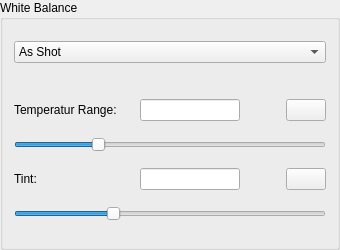
                  <widget class="QGroupBox" name="groupBox_7">
                   <property name="minimumSize">
                    <size>
                     <width>0</width>
                     <height>250</height>
                    </size>
                   </property>
                   <property name="maximumSize">
                    <size>
                     <width>16777215</width>
                     <height>250</height>
                    </size>
                   </property>
                   <property name="title">
                    <string>White Balance</string>
                   </property>
                   <layout class="QHBoxLayout" name="horizontalLayout_8">
                    <item>
                     <layout class="QVBoxLayout" name="verticalLayout_10">
                      <item>
                       <widget class="QComboBox" name="CB_WhiteBalance">
                        <property name="currentIndex">
                         <number>2</number>
                        </property>
                        <item>
                         <property name="text">
                          <string>Automatic</string>
                         </property>
                        </item>
                        <item>
                         <property name="text">
                          <string>Manually</string>
                         </property>
                        </item>
                        <item>
                         <property name="text">
                          <string>As Shot</string>
                         </property>
                        </item>
                       </widget>
                      </item>
                      <item>
                       <spacer name="verticalSpacer">
                        <property name="orientation">
                         <enum>Qt::Vertical</enum>
                        </property>
                        <property name="sizeType">
                         <enum>QSizePolicy::Fixed</enum>
                        </property>
                        <property name="sizeHint" stdset="0">
                         <size>
                          <width>20</width>
                          <height>20</height>
                         </size>
                        </property>
                       </spacer>
                      </item>
                      <item>
                       <layout class="QHBoxLayout" name="horizontalLayout_9">
                        <item>
                         <widget class="QLabel" name="L_TemperaturRange">
                          <property name="minimumSize">
                           <size>
                            <width>120</width>
                            <height>0</height>
                           </size>
                          </property>
                          <property name="maximumSize">
                           <size>
                            <width>120</width>
                            <height>16777215</height>
                           </size>
                          </property>
                          <property name="text">
                           <string>Temperatur Range:</string>
                          </property>
                         </widget>
                        </item>
                        <item>
                         <widget class="QLineEdit" name="LE_TemperaturRange">
                          <property name="maximumSize">
                           <size>
                            <width>100</width>
                            <height>16777215</height>
                           </size>
                          </property>
                         </widget>
                        </item>
                        <item>
                         <spacer name="horizontalSpacer_6">
                          <property name="orientation">
                           <enum>Qt::Horizontal</enum>
                          </property>
                          <property name="sizeHint" stdset="0">
                           <size>
                            <width>40</width>
                            <height>20</height>
                           </size>
                          </property>
                         </spacer>
                        </item>
                        <item>
                         <widget class="QPushButton" name="B_TemperaturRangeOrig">
                          <property name="maximumSize">
                           <size>
                            <width>50</width>
                            <height>16777215</height>
                           </size>
                          </property>
                          <property name="text">
                           <string/>
                          </property>
                          <property name="icon">
                           <iconset resource="icons.qrc">
                            <normaloff>:/Icons/curved.ico</normaloff>:/Icons/curved.ico</iconset>
                          </property>
                         </widget>
                        </item>
                       </layout>
                      </item>
                      <item>
                       <widget class="QSlider" name="SD_TemperaturRange">
                        <property name="minimum">
                         <number>1500</number>
                        </property>
                        <property name="maximum">
                         <number>15000</number>
                        </property>
                        <property name="value">
                         <number>5000</number>
                        </property>
                        <property name="orientation">
                         <enum>Qt::Horizontal</enum>
                        </property>
                       </widget>
                      </item>
                      <item>
                       <layout class="QHBoxLayout" name="horizontalLayout_10">
                        <item>
                         <widget class="QLabel" name="label">
                          <property name="minimumSize">
                           <size>
                            <width>120</width>
                            <height>0</height>
                           </size>
                          </property>
                          <property name="maximumSize">
                           <size>
                            <width>120</width>
                            <height>16777215</height>
                           </size>
                          </property>
                          <property name="text">
                           <string>Tint:</string>
                          </property>
                         </widget>
                        </item>
                        <item>
                         <widget class="QLineEdit" name="LE_tint">
                          <property name="maximumSize">
                           <size>
                            <width>100</width>
                            <height>16777215</height>
                           </size>
                          </property>
                         </widget>
                        </item>
                        <item>
                         <spacer name="horizontalSpacer_7">
                          <property name="orientation">
                           <enum>Qt::Horizontal</enum>
                          </property>
                          <property name="sizeHint" stdset="0">
                           <size>
                            <width>40</width>
                            <height>20</height>
                           </size>
                          </property>
                         </spacer>
                        </item>
                        <item>
                         <widget class="QPushButton" name="B_tintOrig">
                          <property name="maximumSize">
                           <size>
                            <width>50</width>
                            <height>16777215</height>
                           </size>
                          </property>
                          <property name="text">
                           <string/>
                          </property>
                          <property name="icon">
                           <iconset resource="icons.qrc">
                            <normaloff>:/Icons/curved.ico</normaloff>:/Icons/curved.ico</iconset>
                          </property>
                         </widget>
                        </item>
                       </layout>
                      </item>
                      <item>
                       <widget class="QSlider" name="SD_tint">
                        <property name="minimum">
                         <number>10</number>
                        </property>
                        <property name="maximum">
                         <number>300</number>
                        </property>
                        <property name="value">
                         <number>100</number>
                        </property>
                        <property name="orientation">
                         <enum>Qt::Horizontal</enum>
                        </property>
                       </widget>
                      </item>
                     </layout>
                    </item>
                   </layout>
                  </widget>
